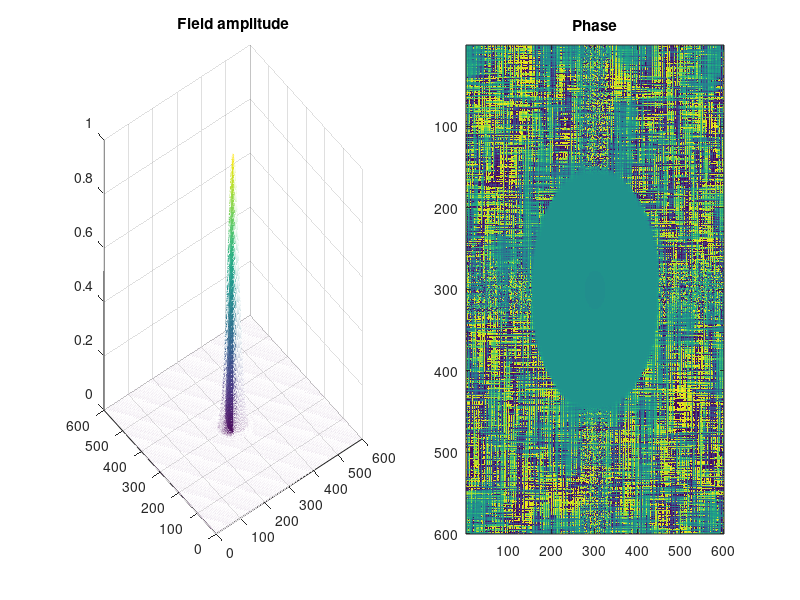

The MATLAB source for this figure: (Note: this script raises an error after producing the figure.)
%%
% Author: Madhu Veettikazhy
% Date: 22 March 2018
% Gaussian beam (CW) electric field propagation from the 
% focal point (initial waist plane width is defined here) 
% back to the distal end of the optical fiber. 
% ***************************************************************************************************

clc;
clear all;
close all;
%% General parameters

N=600;                                                                          % Resolution 
L=250e-6;                                                                      % Active area 
delta=L/N;                                                                      % Pixel pitch 
lambda=632.8e-9;                                                           % Wavelength 
lambdabar=lambda/(2*pi);
w=10e-6;                                                                        % Initial waist plane width of the gaussian beam
k=1/lambdabar;                                                               % Wavenumber
format LONGENG

%% Gaussian beam generation

x=(-N/2:N/2-1);
y=x;
[X,Y]=meshgrid(x,y);  

R = sqrt(X.^2+Y.^2);                                                        % r and phi co-ordinates
PHI = atan2(Y,X);
gauss = exp(-(R.^2).*(delta/w)^2);                                      % Gaussian field amplitude
phase = 1;                                                                          % Phase
E_gauss=gauss.*phase;                                                       % Electric field
E_gauss=E_gauss/sqrt(max(max(abs(E_gauss).^2)));            % Normalization of E field
% mesh(abs(E_gauss));

clearvars gauss phase x y                                                      % Clear unwanted variables

%% Fresnel Propagation

dist_z=1e-6;                                                                              % Steps in distance for every iteration (in meters)
prop_kernel= exp((-1i*dist_z*lambda*pi/(L^2)).*(R.^2));           % Fresnel propagation kernel
total_steps = 100;

E_field_prop = E_gauss;

%Propagating the E_gauss field in 'total_steps' steps of 'dist_z' meters
for iter = 1:total_steps
        E_field_fourier = fftshift(fft2(ifftshift(E_field_prop)));
        E_field_prop = fftshift(ifft2(ifftshift(E_field_fourier.*prop_kernel)));
        
        prop_distance = dist_z*iter/1e-6;                                       % In microns
        subplot(1,2,1) , mesh(abs(E_field_prop)),title('Field amplitude');
        subplot(1,2,2) , imagesc(angle(E_field_prop)),title('Phase');
        suptitle(['Propagated distance: ', num2str(prop_distance),' microns'])
        drawnow;
end

%%  Angular Spectrum Propagation
% 
% dist_z = 1e-6;                       % altitude (meters) 
% phy_x = w;               % physical width (meters) 
% phy_y = w;               % physical length (meters) 
% Fs_x = N/phy_x; 
% Fs_y = N/phy_y; 
% dx2 = Fs_x^(-1); 
% dy2 = Fs_y^(-1); 
% dFx = Fs_x/N;
% dFy = Fs_y/N; 
% Fx = (-Fs_x/2:dFx:(Fs_x/2 - dFx)); 
% Fy = (-Fs_y/2:dFy:(Fs_y/2 - dFy)); 
% 
% % alpha and beta (wavenumber components) 
% alpha = lambda.*Fx; 
% beta = lambda.*Fy;
% 
% % gamma_cust 
% gamma_cust = zeros(length(beta), length(alpha)); 
% for j = 1:length(beta)     
%     for i = 1:length(alpha)         
%         if (alpha(i)^2 + beta(j)^2) > 1             
%             gamma_cust(j, i) = 0;         
%         else
%             gamma_cust(j, i) = sqrt(1 - alpha(i)^2 - beta(j)^2);         
%         end
%     end
% end
% 
% % angular spectrm based formula 
% U1=E_gauss;
% for iter=1:100
% U1 = ifft2(ifftshift(fftshift(fft2(U1)).*exp(1i*k.*gamma_cust.*dist_z))); 
% I1 = (1/(16*pi)).*(U1.*conj(U1)); 
% imagesc(I1),title(['Propagated step: ', num2str(iter)]); 
% drawnow;
% % pause(1);
% end
